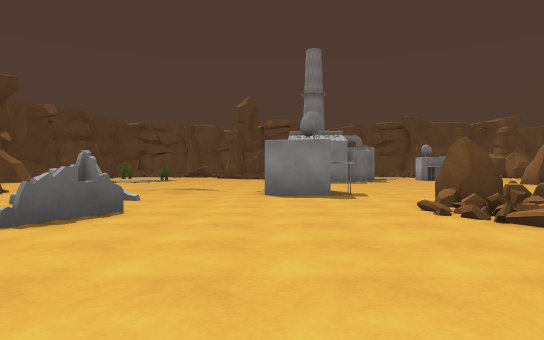
View 1 (above)

24 first-person views from a walk through a scene from a Unity 3-D project. The camera is 1.2 m above the floor, looks level and sees 75° across. The floor is counted in squares, 2 m on a side. Each view is taken from the middle of a square. On the plan, view 1 faces up. The plan holds only what a view shows up to about 10 squares ahead; the rest is blank. The place goes on beyond the plan. Some animated figures are left out.

View 2
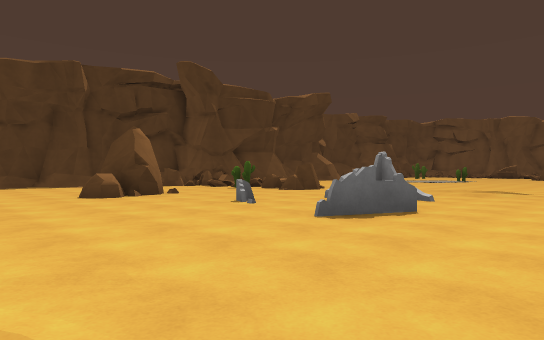

View 3
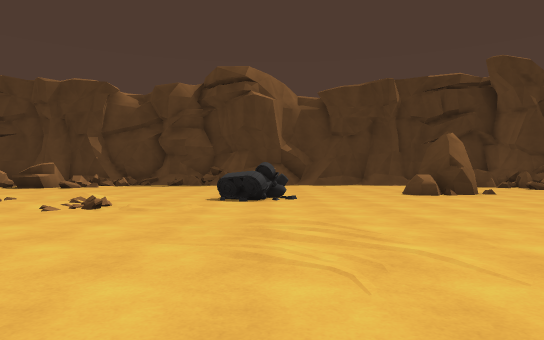

View 4
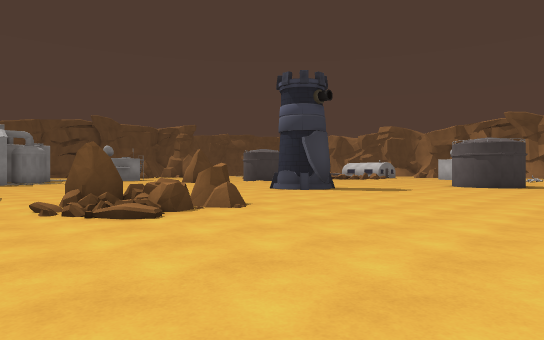

View 5
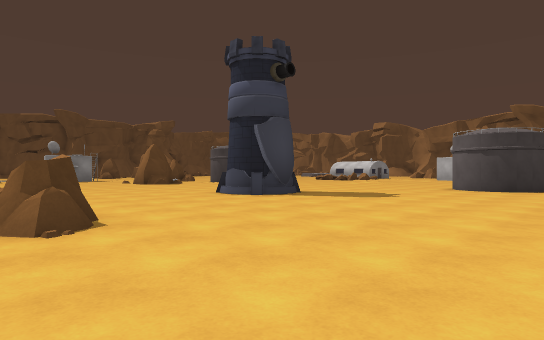

View 6
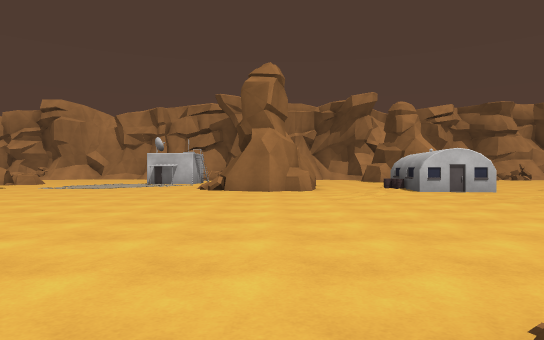

View 7
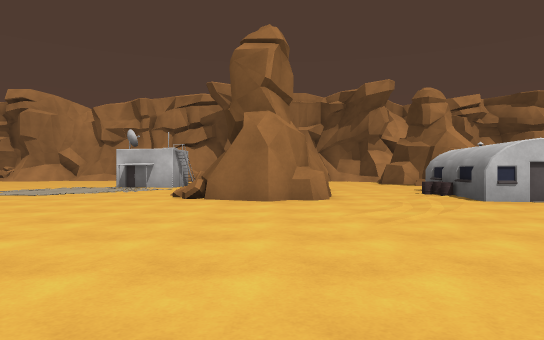

View 8
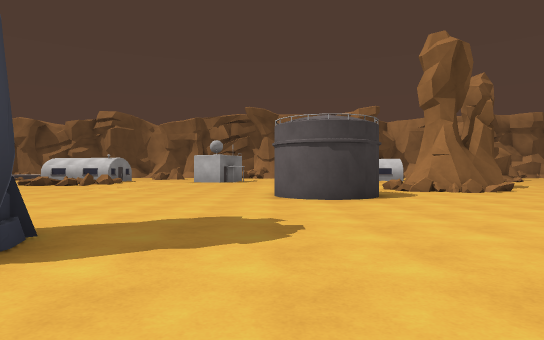

View 9
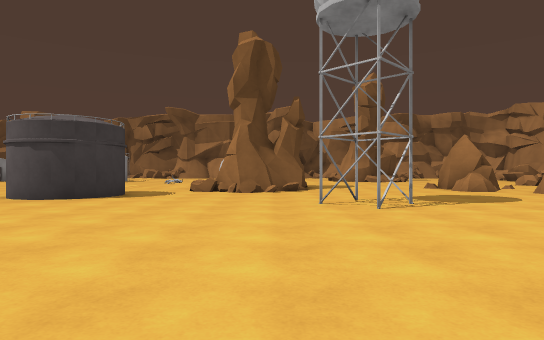

View 10
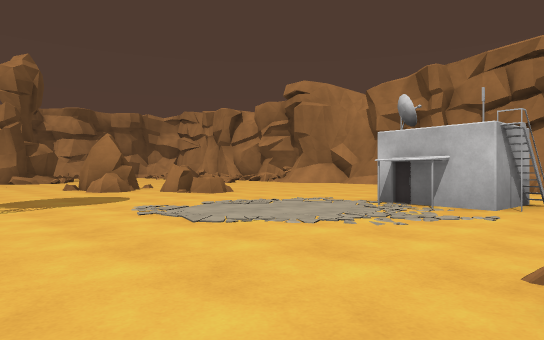

View 11
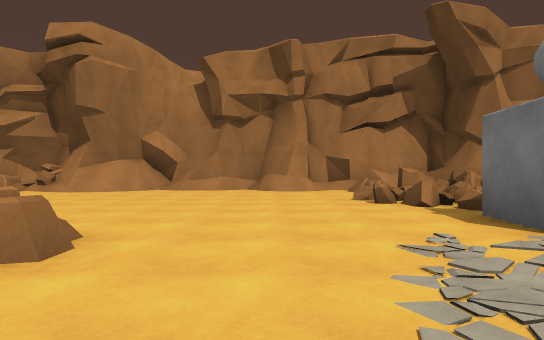

View 12
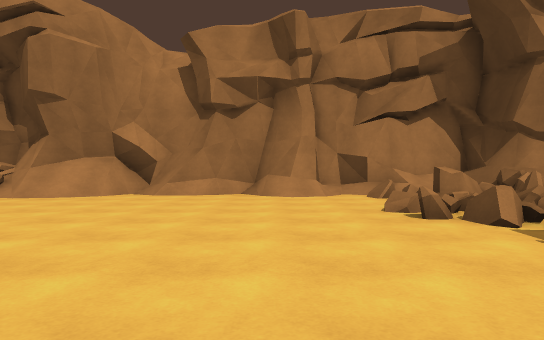

View 13
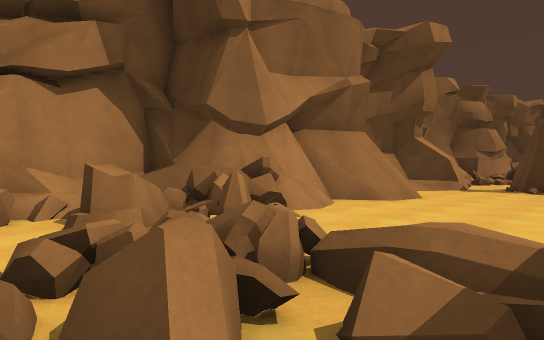

View 14
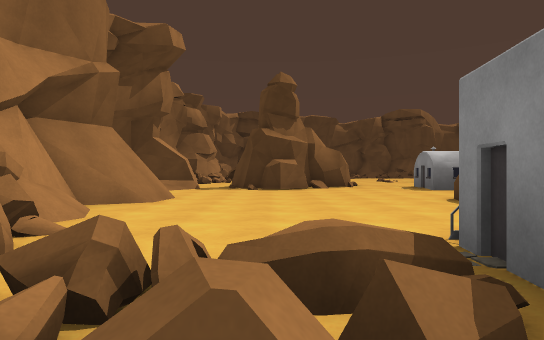

View 15
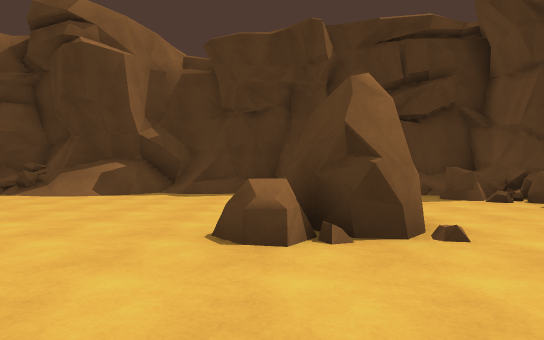

View 16
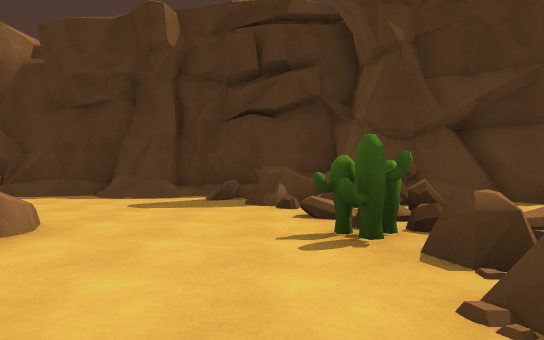

View 17
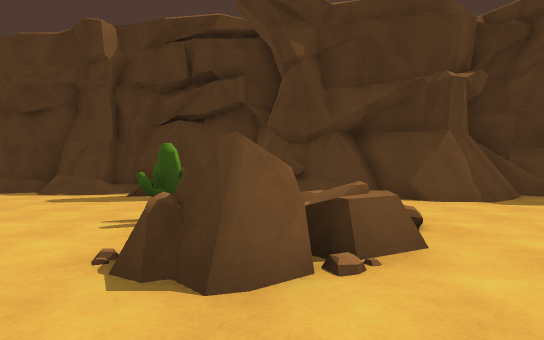

View 18
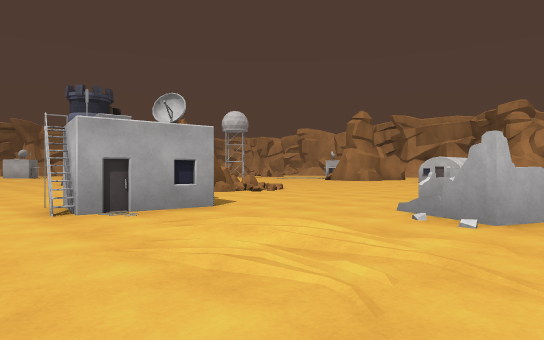

View 19
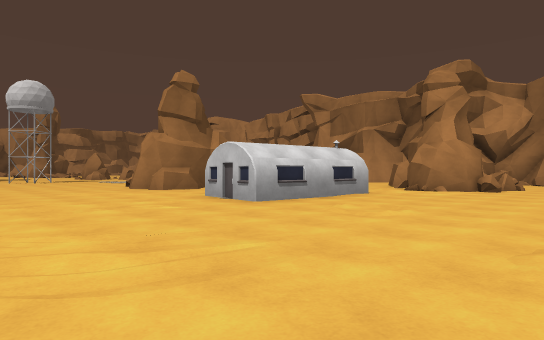

View 20
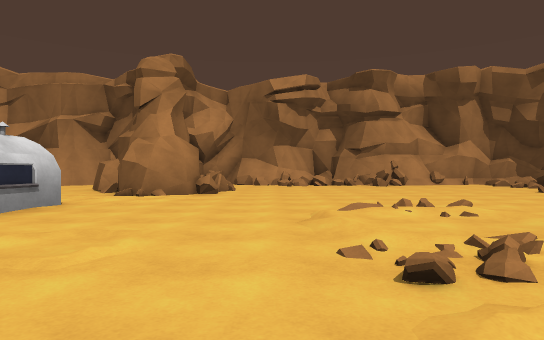

View 21
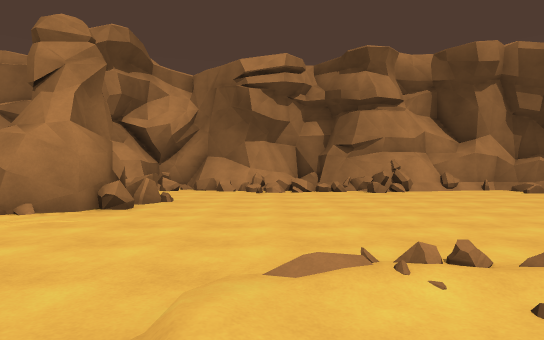

View 22
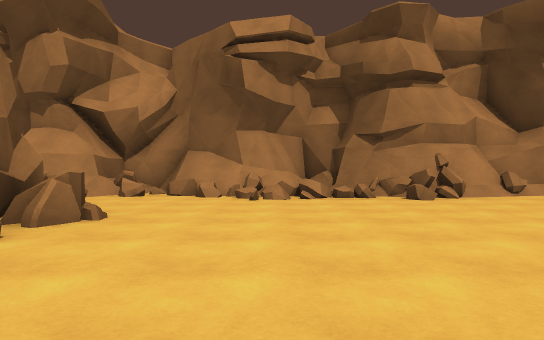

View 23
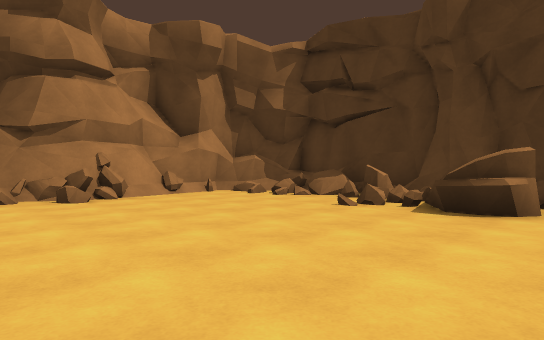

View 24
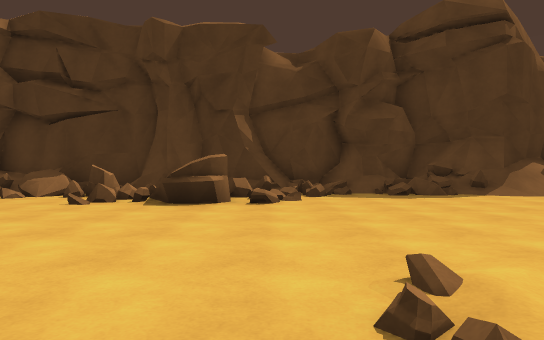

### Floor plan
Key: @ floor where view 1 was taken; # wall or solid block; x gap in a wall; . main floor; : floor 0.25 m higher than the main floor; + floor 0.5 m higher than the main floor; / step, stairs or slope; = window, fence, low wall or low ledge; ^ raised ledge; R rock; B building; T tower; C cactus.
Columns run from 15 left of view 1 to 19 right of it. Each row starts with its distance up from view 1.
 12   ##....  .....
 11   #...... ...........
 10   #/ ==R.......BB.......       ...
  9 ^^#===RRR......BBB.. ....     ....
  8 #/=#..C.R...........  ...T  ......
  7 ^/^=.......#=......R ....# .......
  6 ##=...............RR ....T........
  5 #............#.../RRR.............
  4 ##...RRR..=..#....:RR.............
  3 #......R.......................#
  2 ##.............................##.
  1 ##................................
  0 #/.............@.................=
 -1 #//...  ^........................#
 -2 ##/..  .^........................#
 -3 ##... .......................#....
 -4 #=......../..................##...
 -5 #=......///....BBB...#/...........
 -6 #=.....././....BBB..###+...........
 -7 #=#.....///....BBB..   ............
 -8 ##=............BB...#  ..........RR
 -9 ##=#=...............#   ........R.R
-10  ###=.........:........ .BB....RR
-11  ##=.........###........BBB......
-12  #^.........=####........B.......
-13  #=..........^###........==.......
-14  #=...........##..........==......
-15  = ....=................#x#........
-16    ../###===.=/# ..###/##^=........
-17    ######=######     ####==......//
-18         ####           #########/##
-19                                ###

Positions as (right, up) in squares from view 1, and headings:
1: (0, 0), facing up
2: (0, 0), facing up-left
3: (1, -1), facing left
4: (1, -1), facing up-right
5: (4, 0), facing up-right
6: (6, 5), facing down
7: (6, 2), facing down
8: (8, 4), facing right
9: (8, -2), facing right
10: (8, -4), facing down-right
11: (14, -7), facing down
12: (14, -9), facing down
13: (12, -12), facing down-left
14: (12, -13), facing left
15: (-5, 3), facing left
16: (-6, 7), facing left
17: (-5, 9), facing left
18: (-5, 12), facing down-right
19: (-5, 0), facing down-right
20: (-4, -2), facing down
21: (-5, -5), facing down
22: (-5, -8), facing down
23: (-6, -8), facing down-left
24: (-5, -8), facing left
